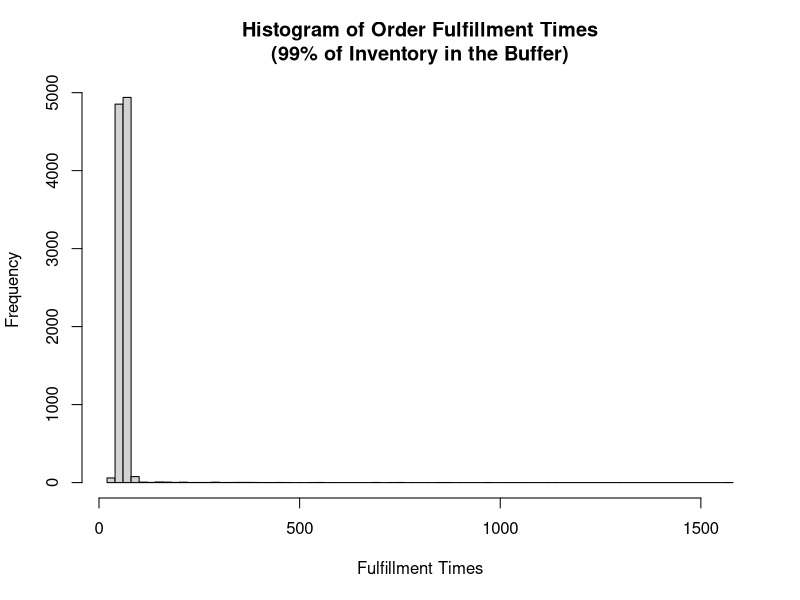
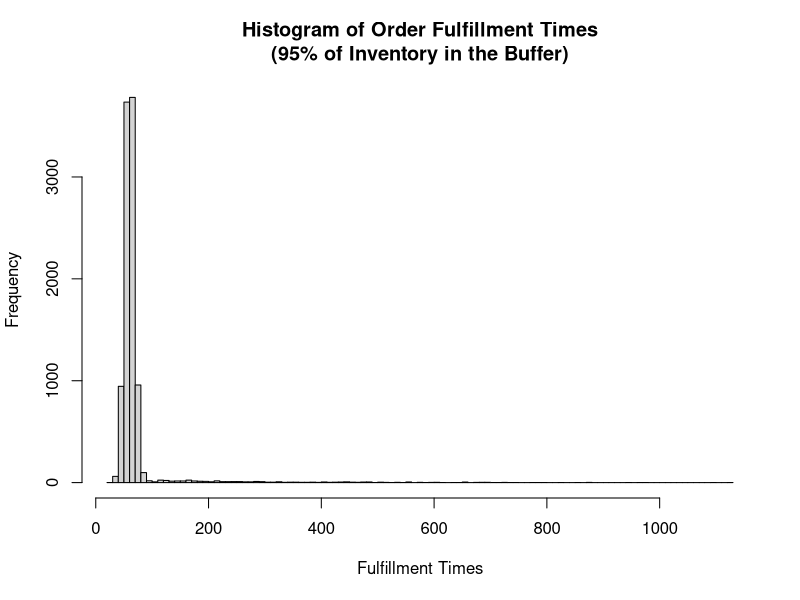
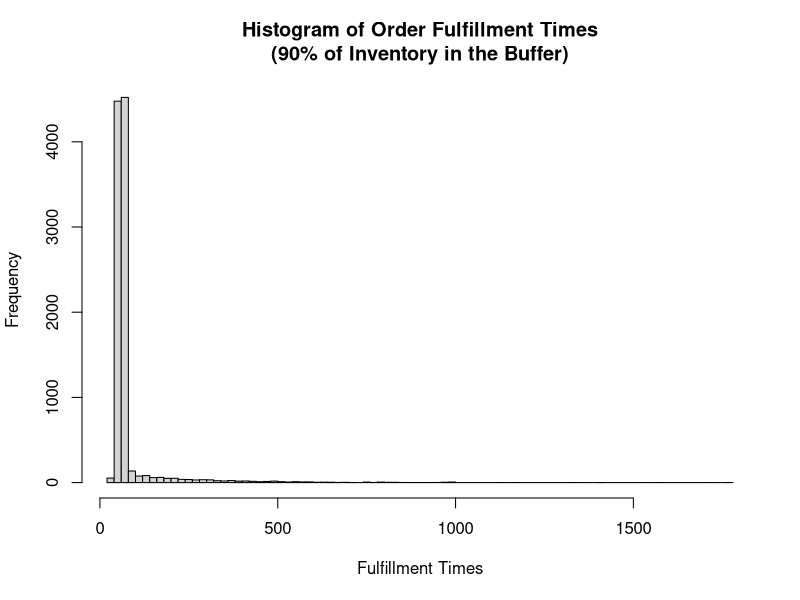
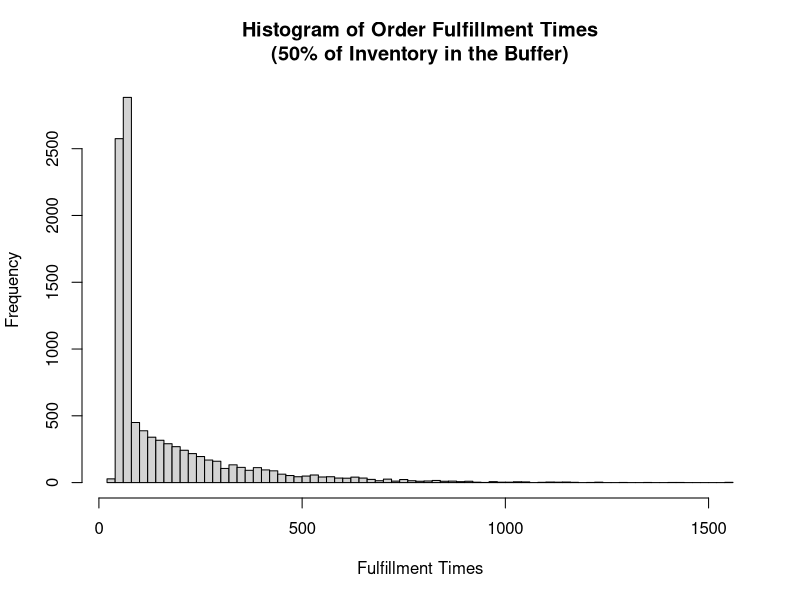

These charts were generated, in order, by the following R code:
##########################################################################
# Data 710: Introduction to R
# Week 6: Assignment - Introduction to Simulations
#
# GITHUB:  https://github.com/mrpgmr67/Introduction-to-R
#
##########################################################################

setwd("D:/Davenport/Data 710 Scripts/Data")                      # Don't forget to set to your working directory to find the files


##################################################################################################
# Given a standard deck of 52 playing cards, create a simulation to calculate the probability of 
# getting and ace.
##################################################################################################
drawAces <- function(attempts) {
  
  drawAce <- function(){
  
    foundAce = FALSE
    
    #Create deck and pick a card
    aCard <- sample(1:52,1)
    # Cards 13,26,39,52 are aces
    if ((aCard %% 13) == 0) {
      foundAce <- TRUE
    } 
    return (foundAce)
  }
  
  totalAces <- 0
  for (i in 1:attempts){
    aResult <- drawAce()
    if(aResult == TRUE) {
      totalAces <- totalAces+1
    } 
  }
  return(totalAces/attempts)
}

# The greater number of attempts, the closer the simulation results calculate the probability
drawAces(10)
drawAces(100)
drawAces(1000)
drawAces(10000)
drawAces(100000)

##################################################################################################
# Create a two simulations of function to perform coin toss results (binary). Use the sample() 
# function for one and the rbinom() for the other.
# The Art of Programming by Rorman Matloff (page 204)
##################################################################################################

# Coin toss function, using a sample() function, resulting in a binary result
# 0 is heads and 1 is tails
flipCoinS <- function() {
  aResult <- sample(0:1,1)
  
  return(aResult)
}
flipCoinS()

# Coin toss function, using a sample function, resulting in a binary result
# 0 is heads and 1 is tails
flipCoinR <- function() {
  aResult <- rbinom(1,size=1,prob=0.5)
  
  return(aResult)
}
flipCoinR()

##################################################################################################
# Create a function to calculate the probability for a discrete distribution.
##################################################################################################
myBinomialPD <- function(x,n,p) {
  
  aResultSet <- vector(mode='numeric',length=length(x))
  
  for (i in 1:length(x)) {
     aResultSet[i] <- (factorial(n)/(factorial(x[i])*factorial(n-x[i])))*(p^x[i])*(1-p)^(n-x[i])
  }
  
  return(aResultSet)
}

myBinomialPD(1,10,0.6)

# Display Binomial distribution table as a test
for (i in 0:10) {
  aResult <- myBinomialPD(i,10,0.6)
  print(aResult)
}

# Test myBinomialPD by comparing it to the standard R dbinom function results 
myBinomialPD(c(0:10),10,0.6)
dbinom(c(0:10),10,0.6)

##################################################################################################
# Create a probability and a distribution. Build a function that will determine the corresponding 
# quantile for that probability.
##################################################################################################
myQuantile <- function(x,y){
  
  x <- sort(x)
  
  aResultSet <- vector(mode='numeric',length = length(y))
  
  for(i in 1:length(y)){
    aStartPos <- (y[i] * length(x))
    if(aStartPos == 0) {
      aStartPos = 1
    }
    aResultSet[i] <- x[floor(aStartPos)]
  }
  resultSetNames <- y*100
  names(aResultSet) <- resultSetNames
  return(aResultSet)
}

# Test myQuantile by comparing it to the standard R quantile function results
aPD <- dbinom(c(0:5),5,0.5)
myQuantile(aPD,c(0,0.25,0.5,0.75,1.0))
quantile(aPD,c(0,0.25,0.5,0.75,1.0),type=3)

aPD <- dbinom(c(0:15),15,0.5)
myQuantile(aPD,c(0,0.25,0.5,0.75,1.0))
quantile(aPD,c(0,0.25,0.5,0.75,1.0),type=3)

##################################################################################################
# Build a function that will calculate a z-score and form a confidence interval for a mean of a 
# population.
##################################################################################################

set.seed(1234)
sampleData = rnorm(1000,mean = 50,sd = 10)

myZTest <- function(x,y,ci){
  aMean <- mean(x)
  aSD <- sd(x)
  anAlpha <-(1-ci)/2
  aCV <- qnorm(1-anAlpha)

  lowerCI <- aMean - (aCV*(aSD/sqrt(length(x))))
  upperCI <- aMean + (aCV*(aSD/sqrt(length(x))))
  print(c("Confidence Interval: ",lowerCI,upperCI))
  
  aZScore <- (y-aMean)/aSD
  print(c("z-score: ",aZScore))

  return(aZScore)
}

tmp <- myZTest(sampleData,39,0.95)
tmp <- myZTest(sampleData,40,0.90)

##################################################################################################
# Using the simulation you suggested in the discussions, create an R program for that simulation. 
# Include graphs and statistical information.
##################################################################################################

# This simulation seeks to show the impact of not having enough inventory in the buffer system to
# fulfill orders from a warehouse.  A normal distribution is used to represent a standard order
# fulfillment time while an exponential distribution is used for buffer replenishment on missing
# items.  Based on this information, warehouse managers can adjust inventory strategies and 
# fulfillment times.
#
# Two parameters are used to generate the simulation results.
#      numberofOrders - number of orders to simulate
#      inventoryAvailable - % of inventory that is planned to be in the product buffer
#
inventorySimulation <- function(numberOfOrders,inventoryAvailable){

    printStats <- function (aSimResult, inventoryAvailable) {
      
      result<- paste("Fulfillment Time (without replenishment):\t",mean(aSimResult$fulfillTime),"\n",sep="")
      aReplenishment <- aSimResult$replenishTime[aSimResult$replenishTime >0]
      
      result<- paste(result,"Items missing from the buffer:\t\t\t",length(aReplenishment),"\n",sep="")
      result<- paste(result,"Average buffer replenishment time:\t\t",mean(aReplenishment),"\n",sep="")
      
  
      result<- paste(result,"\nOverall Fulfillment Time Summary\n",sep="")
      result<- paste(result,"Average:\t",mean(aSimResult$totalTime),"\n",sep="")
      result<- paste(result,"Median:\t\t",median(aSimResult$totalTime),"\n\n\t\tQuantile\n",sep="")
      
      cat(result)
      print(quantile(aSimResult$totalTime))
     
      
      hist(aSimResult$totalTime, 
           main=paste("Histogram of Order Fulfillment Times\n(",inventoryAvailable*100,"% of Inventory in the Buffer)", sep=""),
           xlab="Fulfillment Times", 
           breaks=100)
      
    } 
  

  
  # Randomly simulate an order availability mix 
  inventoryDistribution <- runif(numberOfOrders,0,1)
  
  aResultSet <- data.frame(fulfillTime = numeric(numberOfOrders),replenishTime = numeric(numberOfOrders))
  
  for (i in 1:numberOfOrders) {
    
    # All orders need to go through the buffer, so a base amount of time is added.  This is modeled as a normal distribution since
    # the automated tote retrieval times are not a constant value.
    aResultSet$fulfillTime[i] <- rnorm(1,mean=60,sd=8)
    
    
    if (inventoryDistribution[i] >= inventoryAvailable) {
      # Inventory not in buffer, so time needs to be added 
      aResultSet$replenishTime[i] <- rexp(1,.005)
    } else {
      #Inventory is in the buffer
      aResultSet$replenishTime[i] <- 0
    }
  }
  
  aResultSet$totalTime <- aResultSet$fulfillTime + aResultSet$replenishTime 
  
  printStats(aResultSet, inventoryAvailable)
  
  return(aResultSet)
}

temp <- inventorySimulation(10000,0.99)
temp <- inventorySimulation(10000,0.95)
temp <- inventorySimulation(10000,0.90)
temp <- inventorySimulation(10000,0.50)

